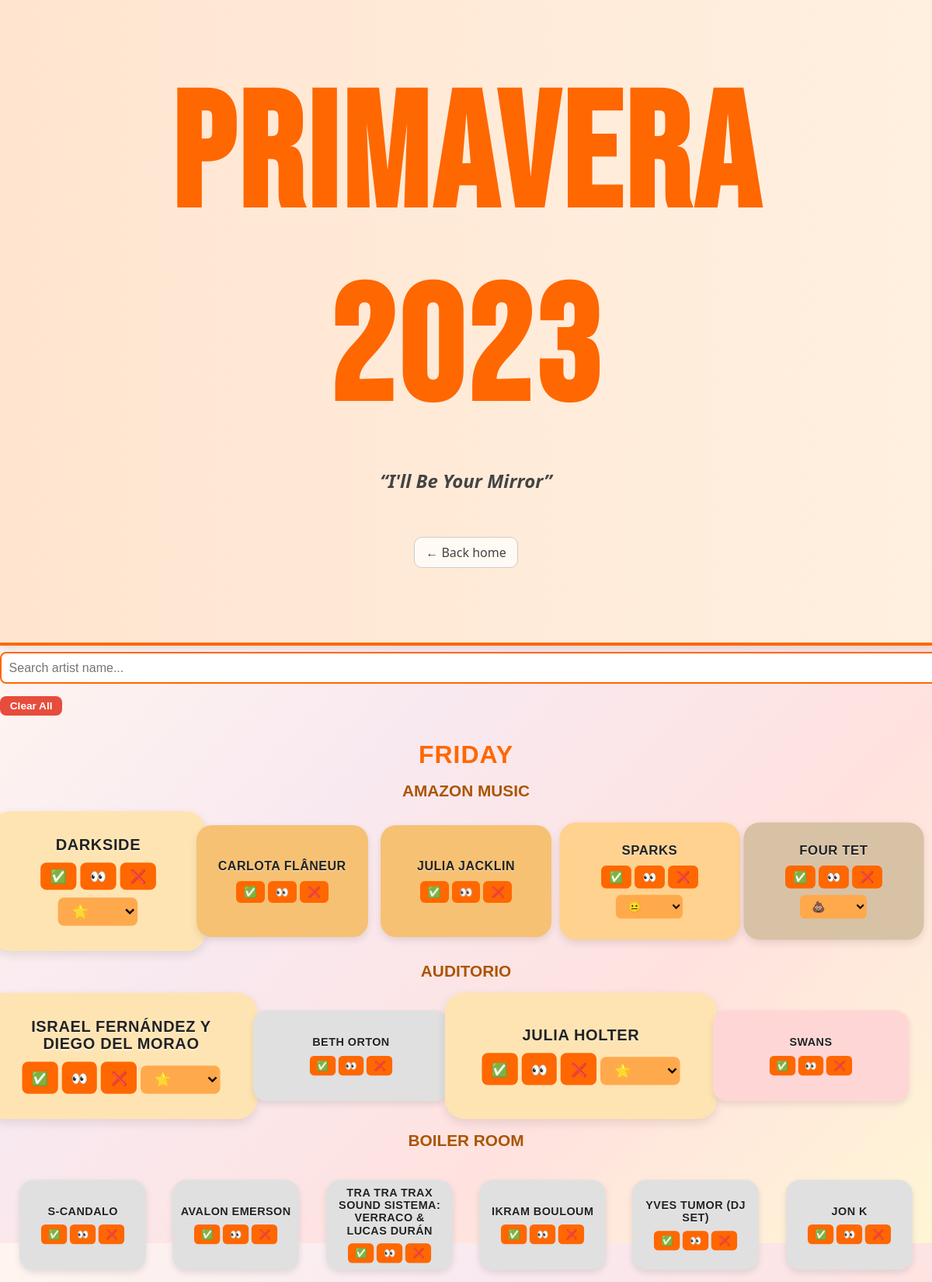
/year/2023 (upper part), run on the app's committed database.
### models.py (models this page shows)
class Performance(db.Model):
    id = db.Column(db.Integer, primary_key=True)
    artist = db.Column(db.String(100), nullable=False)
    stage = db.Column(db.String(100))
    day = db.Column(db.String(20))  # e.g., "Friday"
    year = db.Column(db.Integer, nullable=False)
    experiences = db.relationship('Experience', backref='performance', lazy=True)

class Experience(db.Model):
    id = db.Column(db.Integer, primary_key=True)
    user_id = db.Column(db.Integer, db.ForeignKey('user.id'), nullable=False)
    performance_id = db.Column(db.Integer, db.ForeignKey('performance.id'), nullable=False)
    viewing_status = db.Column(db.String(10))  # watched, glanced, skipped
    rating = db.Column(db.String(10))  # good, okay, bad (only if watched)

### app.py (the view)
        @app.route("/year/<int:year>")
        def lineup(year):
            performances = Performance.query.filter_by(year=year).order_by(Performance.day, Performance.stage).all()
            experience_entries = Experience.query.filter_by(user_id=USER_ID).all()
            experience_data = {
                exp.performance_id: {
                    "status": exp.viewing_status,
                    "rating": exp.rating
                } for exp in experience_entries
            }
            slogans = {
                2022: "The New Normal",
                2023: "I'll Be Your Mirror",
                2024: "This Is Love",
                2025: "Where Memories Become Music"
            }
            slogan = slogans.get(year, "Primavera Forever")
            theme_class = f"theme-{year}"
            return render_template(
                "lineup.html",
                year=year,
                performances=performances,
                experience_data=experience_data,
                theme_class=theme_class,
                slogan=slogan
            )

### templates/lineup.html (shortened to what this page needs)
<!DOCTYPE html>
<html lang="en">
<head>
  <link rel="stylesheet" href="{{ url_for('static', filename='style.css') }}">
</head>
<body class="{{ theme_class }}" data-year="{{ year }}">
  <div class="page-banner">
    <h1 style="font-family: 'Bebas Neue', sans-serif; font-size: 13rem; letter-spacing: 5px;">PRIMAVERA {{ year }}</h1>
    <p class="slogan">“{{ slogan }}”</p>
    <p><a href="/" class="back-home">← Back home</a></p>
  </div>
  <div class="filters">
    <input id="searchInput" class="search-bar" type="text" placeholder="Search artist name...">
    <button id="clearAllBtn" class="clear-button" data-year="{{ year }}">Clear All</button>
  </div>
  {% set days = performances | map(attribute='day') | list | unique %}
  {% for day in days %}
    <section class="day-section">
      <h2 class="day-heading">{{ day }}</h2>
      {% set day_perfs = performances | selectattr('day', 'equalto', day) | list %}
      {% set stages = day_perfs | map(attribute='stage') | list | unique %}
      {% for stage in stages %}
        <div class="stage-group">
          <h3 class="stage-heading">{{ stage }}</h3>
          <div class="artist-grid">
            {% for perf in day_perfs if perf.stage == stage %}
              {% set exp = experience_data.get(perf.id, {}) %}
              {% set status = exp.status %}
              {% set rating = exp.rating %}
              {% set size_class = {
                ('watched', 'good'): 'huge',
                ('watched', 'okay'): 'large',
                ('watched', 'bad'): 'medium',
                ('glanced', None): 'small',
                ('skipped', None): 'tiny'
              }.get((status, rating), 'tiny') %}
              {% set color_class = {
                'watched': 'bright',
                'glanced': 'glance',
                'skipped': 'red'
              }.get(status, 'default') %}
              {% if rating == 'bad' %}
                {% set color_class = 'meh' %}
              {% elif rating == 'good' %}
                {% set color_class = 'good' %}
              {% elif rating == 'okay' %}
                {% set color_class = 'okay' %}
              {% endif %}
              <div class="artist-bubble {{ size_class }} {{ color_class }}" data-performance-id="{{ perf.id }}" data-artist="{{ perf.artist | lower }}">
                <div class="artist-name">{{ perf.artist }}</div>
                <div class="bubble-controls">
                  <button onclick="setStatus({{ perf.id }}, 'watched')">✅</button>
                  <button onclick="setStatus({{ perf.id }}, 'glanced')">👀</button>
                  <button onclick="setStatus({{ perf.id }}, 'skipped')">❌</button>
                  <select id="rating-{{ perf.id }}" onchange="setRating({{ perf.id }}, this.value)" {% if status != 'watched' %}style="display: none;"{% endif %}>
                    <option value="good" {% if rating == 'good' %}selected{% endif %}>🌟</option>
                    <option value="okay" {% if rating == 'okay' %}selected{% endif %}>😐</option>
                    <option value="bad" {% if rating == 'bad' %}selected{% endif %}>💩</option>
                  </select>
                </div>
              </div>
            {% endfor %}
          </div>
        </div>
      {% endfor %}
    </section>
  {% endfor %}
</body>
</html>

### static/style.css (style rules this page uses)
body { font-family: 'Poppins', 'Segoe UI', Tahoma, Geneva, Verdana, sans-serif; margin: 0; padding: 0; background: linear-gradient(135deg, #fff5f0, #f8e9f0, #ffe2df, #fff6d5); color: #222; }
.page-banner { text-align: center; padding: 5rem 2rem; background: linear-gradient(to right, #ffe5d0, #fff0e0); border-bottom: 4px solid #ff6700; box-shadow: 0 4px 12px rgba(0,0,0,0.1); animation: fadeInUp 0.6s ease; }
.page-banner h1 { font-size: 4.2rem; color: #ff6700; text-transform: uppercase; letter-spacing: 2px; font-family: 'Poppins', sans-serif; }
.slogan { font-style: italic; font-weight: 600; font-size: 1.5rem; color: #444; }
.back-home { display: inline-block; margin-top: 2rem; font-size: 1rem; text-decoration: none; color: #444; border: 1px solid #ccc; padding: 8px 14px; border-radius: 10px; background-color: #fffaf4; transition: all 0.2s ease; }
.day-heading { text-align: center; margin: 2rem 0 1rem; font-size: 2rem; color: #ff6700; text-transform: uppercase; letter-spacing: 1px; font-family: 'Poppins', sans-serif; }
.stage-heading { margin: 1rem 0; font-size: 1.3rem; color: #aa5500; text-align: center; text-transform: uppercase; font-weight: bold; font-family: 'Poppins', sans-serif; }
.artist-grid { display: grid; grid-template-columns: repeat(auto-fit, minmax(160px, 1fr)); gap: 1rem; padding: 1rem; }
.artist-bubble { background-color: #f2f2f2; border-radius: 20px; padding: 1rem; text-align: center; transition: all 0.3s ease, transform 0.3s ease; box-shadow: 0 4px 10px rgba(0, 0, 0, 0.1); display: flex; flex-direction: column; align-items: center; justify-content: center; color: #111; position: relative; text-shadow: 0 1px 1px rgba(255,255,255,0.4); }
.artist-name { font-weight: 800; font-size: 1rem; margin-bottom: 0.6rem; word-wrap: break-word; text-transform: uppercase; letter-spacing: 0.5px; font-family: 'Poppins', sans-serif; color: #222; text-shadow: 0 1px 1px rgba(255,255,255,0.6); }
.bubble-controls { display: flex; flex-wrap: wrap; justify-content: center; gap: 0.25rem; }
.bubble-controls button, .bubble-controls select { border: none; padding: 6px 10px; border-radius: 6px; cursor: pointer; font-weight: bold; font-size: 0.85rem; background-color: #ff6700; color: white; transition: background-color 0.2s ease, transform 0.2s ease; }
.bubble-controls select { margin-top: 4px; background-color: #ffa94d; color: black; }
.default { background-color: #e0e0e0; color: #111; }
.bright { background-color: #d0ffdc; color: #111; }
.purple { background-color: #e6d6ff; color: #222; }
.red { background-color: #ffd6d6; color: #222; }
.good { background-color: #ffe4b3; color: #111; }
.meh { background-color: #d8c2a6; color: #111; }
.tiny { font-size: 0.75rem; padding: 0.6rem; transform: scale(0.9); }
.small { font-size: 0.85rem; padding: 0.9rem; transform: scale(1); }
.medium { font-size: 1rem; padding: 1.1rem; transform: scale(1.05); }
.huge { font-size: 1.4rem; padding: 1.6rem; transform: scale(1.25); }
.clear-button { background-color: #e74c3c; color: white; font-weight: bold; border: none; padding: 0.3rem 0.8rem; border-radius: 8px; cursor: pointer; font-size: 0.85rem; margin-left: auto; }
.search-bar { width: 100%; margin-top: 0.5rem; padding: 0.6rem; border-radius: 8px; border: 2px solid #ff6700; font-size: 1rem; font-family: 'Poppins', sans-serif; margin-bottom: 1rem; }
.page-banner h1 { font-family: 'Bebas Neue', sans-serif; font-size: 5rem; letter-spacing: 2px; color: #ff6700; text-transform: uppercase; margin: 0; }
.bright { background-color: #ffae42; color: #111; }
.glance { background-color: #f6c173; color: #111; }
.okay { background-color: #ffd28f; color: #111; }

### data on the page
Performance: day "FRIDAY", stage "AMAZON MUSIC", artist "DARKSIDE", id.viewing_status "🌟"
Performance: artist "CARLOTA FLÂNEUR"
Performance: artist "JULIA JACKLIN"
Performance: artist "SPARKS", id.viewing_status "😐"
Performance: artist "FOUR TET", id.viewing_status "💩"
Performance: stage "AUDITORIO", artist "ISRAEL FERNÁNDEZ Y DIEGO DEL MORAO", id.viewing_status "🌟"
Performance: artist "BETH ORTON"
Performance: artist "JULIA HOLTER", id.viewing_status "🌟"
Performance: artist "SWANS"
Performance: stage "BOILER ROOM", artist "S-CANDALO"
Performance: artist "AVALON EMERSON"
Performance: artist "TRA TRA TRAX SOUND SISTEMA: VERRACO & LUCAS DURÁN"
Performance: artist "IKRAM BOULOUM"
Performance: artist "YVES TUMOR (DJ SET)"
Performance: artist "JON K"

### other printed values
{{ year }} "2023"
{{ slogan }} "I'll Be Your Mirror"
